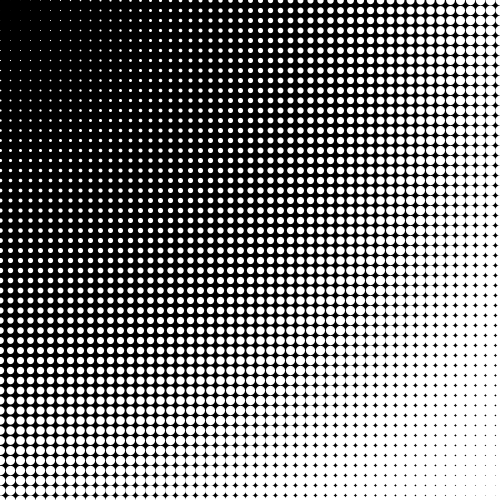
Frame 1 (no input)
Frame 60 (the mouse pressed at the canvas centre just before this capture): identical to frame 1, image omitted
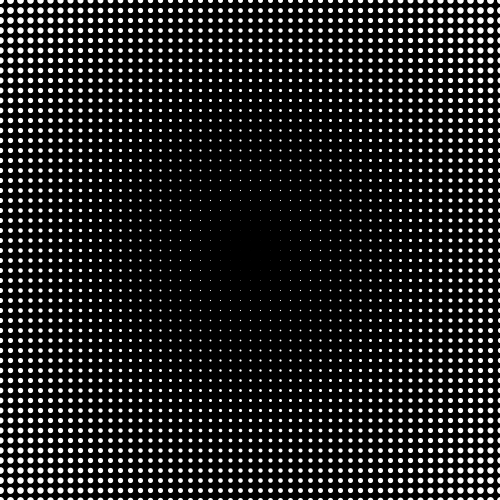
Frame 120 (the mouse held since frame 60 and released just before this capture)

The Processing sketch that drew these frames (run headless with seeded random() and noise(); from frame 60 on, the mouse is pressed at the canvas centre):

// Processing sketch: nested_loop
// ── nested_loop.pde
// Verschachtelte Schleifen - nested for loops
// Interactive point grid

void setup() {
  size(500, 500);
  stroke(255);
  noCursor();
}

void draw() {
  background(0);

  // for(initialisierung; vergleich; operation){}  
  // schleife für die horizontale
  for (int x = 0; x <= width; x += 10) {
    // schleife für die vertikale
    for (int y = 0; y <= height; y += 10) {
      // initialisiere eine float variable mit dem namen 'weight'
      // welche wird berechnet aus der distanz zwischen maus und punkt
      float weight = dist(mouseX, mouseY, x, y);

      weight /= 500; // weight = weight / 500 normalisiert 
      // weight wird jetzt ungefähr ein wert zwischen 0 und 1 sein
      weight *= 10; // weight = weight * 10.
      strokeWeight(weight);
      point(x, y);
    }
  }
}
